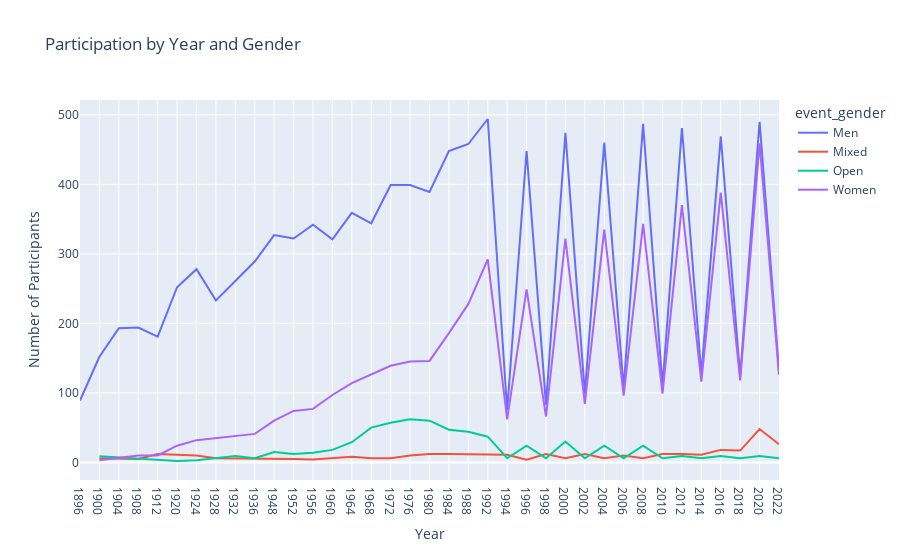

Source (notebook cell):
### Code cell
participation_counts = data.groupby(['year', 'event_gender'])['athlete_full_name'].count().reset_index()

fig = px.line(participation_counts, x='year', y='athlete_full_name', color='event_gender',
          title='Participation by Year and Gender', labels={'year': 'Year', 'athlete_full_name': 'Number of Participants'})

fig.show()

### Figure 1 — Plotly figure (JSON) as saved in the notebook; plotly's stock layout.template omitted (floating-point values rounded to 4 significant figures)
{"data": [{"hovertemplate": "event_gender=Men<br>Year=%{x}<br>Number of Participants=%{y}<extra></extra>", "legendgroup": "Men", "line": {"color": "#636efa", "dash": "solid"}, "marker": {"symbol": "circle"}, "mode": "lines", "name": "Men", "orientation": "v", "showlegend": true, "type": "scatter", "x": ["1896", "1900", "1904", "1908", "1912", "1920", "1924", "1928", "1932", "1936", "1948", "1952", "1956", "1960", "1964", "1968", "1972", "1976", "1980", "1984", "1988", "1992", "1994", "1996", "1998", "2000", "2002", "2004", "2006", "2008", "2010", "2012", "2014", "2016", "2018", "2020", "2022"], "xaxis": "x", "y": [89, 152, 193, 194, 181, 252, 278, 233, 261, 289, 327, 322, 342, 321, 359, 344, 399, 399, 389, 448, 458, 494, 75, 448, 83, 474, 99, 460, 107, 487, 110, 481, 127, 469, 124, 490, 132], "yaxis": "y"}, {"hovertemplate": "event_gender=Mixed<br>Year=%{x}<br>Number of Participants=%{y}<extra></extra>", "legendgroup": "Mixed", "line": {"color": "#EF553B", "dash": "solid"}, "marker": {"symbol": "circle"}, "mode": "lines", "name": "Mixed", "orientation": "v", "showlegend": true, "type": "scatter", "x": ["1900", "1908", "1912", "1920", "1924", "1928", "1932", "1936", "1948", "1952", "1956", "1960", "1964", "1968", "1972", "1976", "1980", "1984", "1988", "1992", "1994", "1996", "1998", "2000", "2002", "2004", "2006", "2008", "2010", "2012", "2014", "2016", "2018", "2020", "2022"], "xaxis": "x", "y": [6, 5, 12, 11, 10, 6, 6, 6, 5, 5, 4, 6, 8, 6, 6, 10, 12, 12, 12, 11, 11, 4, 12, 6, 12, 6, 10, 6, 12, 12, 11, 18, 17, 48, 26], "yaxis": "y"}, {"hovertemplate": "event_gender=Open<br>Year=%{x}<br>Number of Participants=%{y}<extra></extra>", "legendgroup": "Open", "line": {"color": "#00cc96", "dash": "solid"}, "marker": {"symbol": "circle"}, "mode": "lines", "name": "Open", "orientation": "v", "showlegend": true, "type": "scatter", "x": ["1900", "1920", "1924", "1932", "1936", "1948", "1952", "1956", "1960", "1964", "1968", "1972", "1976", "1980", "1984", "1988", "1992", "1994", "1996", "1998", "2000", "2002", "2004", "2006", "2008", "2010", "2012", "2014", "2016", "2018", "2020", "2022"], "xaxis": "x", "y": [9, 2, 3, 9, 6, 15, 12, 14, 18, 29, 50, 57, 62, 60, 47, 44, 37, 6, 24, 6, 30, 6, 24, 6, 24, 6, 9, 6, 9, 6, 9, 6], "yaxis": "y"}, {"hovertemplate": "event_gender=Women<br>Year=%{x}<br>Number of Participants=%{y}<extra></extra>", "legendgroup": "Women", "line": {"color": "#ab63fa", "dash": "solid"}, "marker": {"symbol": "circle"}, "mode": "lines", "name": "Women", "orientation": "v", "showlegend": true, "type": "scatter", "x": ["1900", "1904", "1908", "1912", "1920", "1924", "1928", "1932", "1936", "1948", "1952", "1956", "1960", "1964", "1968", "1972", "1976", "1980", "1984", "1988", "1992", "1994", "1996", "1998", "2000", "2002", "2004", "2006", "2008", "2010", "2012", "2014", "2016", "2018", "2020", "2022"], "xaxis": "x", "y": [3, 6, 10, 10, 24, 32, 35, 37, 41, 60, 74, 77, 97, 114, 127, 139, 145, 146, 186, 228, 292, 62, 249, 66, 322, 84, 335, 96, 343, 99, 370, 116, 388, 118, 459, 126], "yaxis": "y"}], "layout": {"legend": {"title": {"text": "event_gender"}, "tracegroupgap": 0}, "title": {"text": "Participation by Year and Gender"}, "xaxis": {"anchor": "y", "domain": [0, 1], "title": {"text": "Year"}}, "yaxis": {"anchor": "x", "domain": [0, 1], "title": {"text": "Number of Participants"}}}}
